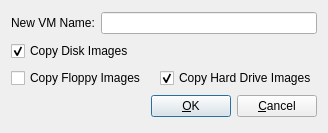
<ui version="4.0" >
 <author>Andrey Rijov</author>
 <class>Copy_VM_Window</class>
 <widget class="QDialog" name="Copy_VM_Window" >
  <property name="geometry" >
   <rect>
    <x>0</x>
    <y>0</y>
    <width>328</width>
    <height>133</height>
   </rect>
  </property>
  <property name="windowTitle" >
   <string>Copy VM</string>
  </property>
  <property name="windowIcon" >
   <iconset resource="images.qrc" >
    <normaloff>:/copy.png</normaloff>:/copy.png</iconset>
  </property>
  <layout class="QGridLayout" name="gridLayout" >
   <item row="0" column="0" >
    <widget class="QLabel" name="Label_Name" >
     <property name="text" >
      <string>New VM Name:</string>
     </property>
     <property name="buddy" >
      <cstring>Edit_New_VM_Name</cstring>
     </property>
    </widget>
   </item>
   <item row="0" column="1" colspan="2" >
    <widget class="QLineEdit" name="Edit_New_VM_Name" />
   </item>
   <item row="1" column="0" colspan="2" >
    <widget class="QCheckBox" name="CH_Copy_Disk_Images" >
     <property name="text" >
      <string>Copy Disk Images</string>
     </property>
     <property name="checked" >
      <bool>true</bool>
     </property>
    </widget>
   </item>
   <item row="2" column="0" colspan="2" >
    <widget class="QCheckBox" name="CH_Copy_Floppy" >
     <property name="text" >
      <string>Copy Floppy Images</string>
     </property>
    </widget>
   </item>
   <item row="2" column="2" >
    <widget class="QCheckBox" name="CH_Copy_Hard_Drive" >
     <property name="text" >
      <string>Copy Hard Drive Images</string>
     </property>
     <property name="checked" >
      <bool>true</bool>
     </property>
    </widget>
   </item>
   <item row="3" column="0" colspan="3" >
    <layout class="QHBoxLayout" name="horizontalLayout" >
     <item>
      <spacer name="horizontalSpacer" >
       <property name="orientation" >
        <enum>Qt::Horizontal</enum>
       </property>
       <property name="sizeHint" stdset="0" >
        <size>
         <width>40</width>
         <height>20</height>
        </size>
       </property>
      </spacer>
     </item>
     <item>
      <widget class="QPushButton" name="Button_OK" >
       <property name="text" >
        <string>&amp;OK</string>
       </property>
       <property name="icon" >
        <iconset resource="images.qrc" >
         <normaloff>:/ok.png</normaloff>:/ok.png</iconset>
       </property>
      </widget>
     </item>
     <item>
      <widget class="QPushButton" name="Button_Cancel" >
       <property name="text" >
        <string>&amp;Cancel</string>
       </property>
       <property name="icon" >
        <iconset resource="images.qrc" >
         <normaloff>:/cancel.png</normaloff>:/cancel.png</iconset>
       </property>
      </widget>
     </item>
    </layout>
   </item>
  </layout>
 </widget>
 <tabstops>
  <tabstop>Edit_New_VM_Name</tabstop>
  <tabstop>CH_Copy_Disk_Images</tabstop>
  <tabstop>CH_Copy_Floppy</tabstop>
  <tabstop>CH_Copy_Hard_Drive</tabstop>
  <tabstop>Button_OK</tabstop>
  <tabstop>Button_Cancel</tabstop>
 </tabstops>
 <resources>
  <include location="images.qrc" />
 </resources>
 <connections>
  <connection>
   <sender>CH_Copy_Disk_Images</sender>
   <signal>toggled(bool)</signal>
   <receiver>CH_Copy_Floppy</receiver>
   <slot>setEnabled(bool)</slot>
   <hints>
    <hint type="sourcelabel" >
     <x>89</x>
     <y>45</y>
    </hint>
    <hint type="destinationlabel" >
     <x>82</x>
     <y>68</y>
    </hint>
   </hints>
  </connection>
  <connection>
   <sender>CH_Copy_Disk_Images</sender>
   <signal>toggled(bool)</signal>
   <receiver>CH_Copy_Hard_Drive</receiver>
   <slot>setEnabled(bool)</slot>
   <hints>
    <hint type="sourcelabel" >
     <x>155</x>
     <y>48</y>
    </hint>
    <hint type="destinationlabel" >
     <x>131</x>
     <y>95</y>
    </hint>
   </hints>
  </connection>
  <connection>
   <sender>Button_Cancel</sender>
   <signal>clicked()</signal>
   <receiver>Copy_VM_Window</receiver>
   <slot>reject()</slot>
   <hints>
    <hint type="sourcelabel" >
     <x>267</x>
     <y>123</y>
    </hint>
    <hint type="destinationlabel" >
     <x>290</x>
     <y>115</y>
    </hint>
   </hints>
  </connection>
 </connections>
</ui>
